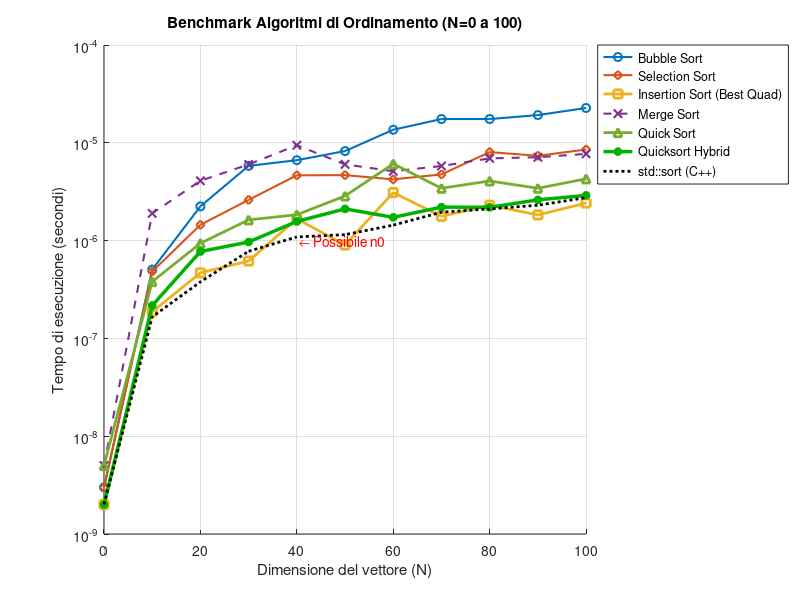

Write the MATLAB code that produced this figure.
% Dimensioni del vettore (N)
n = [0, 10, 20, 30, 40, 50, 60, 70, 80, 90, 100];

% --- DATI DELLA TUA TABELLA LATEX ---
bubble    = [3e-09, 5.06e-07, 2.24e-06, 5.81e-06, 6.64e-06, 8.23e-06, 1.36e-05, 1.75e-05, 1.75e-05, 1.92e-05, 2.27e-05];
insertion = [2e-09, 1.87e-07, 4.68e-07, 6.18e-07, 1.67e-06, 9.01e-07, 3.10e-06, 1.77e-06, 2.30e-06, 1.83e-06, 2.42e-06];
selection = [3e-09, 4.83e-07, 1.45e-06, 2.61e-06, 4.65e-06, 4.67e-06, 4.23e-06, 4.75e-06, 8.04e-06, 7.36e-06, 8.54e-06];
quick     = [5e-09, 3.81e-07, 9.39e-07, 1.63e-06, 1.84e-06, 2.86e-06, 6.10e-06, 3.43e-06, 4.07e-06, 3.43e-06, 4.28e-06];
merge     = [5e-09, 1.90e-06, 4.09e-06, 6.01e-06, 9.44e-06, 6.02e-06, 5.12e-06, 5.79e-06, 6.93e-06, 7.12e-06, 7.70e-06];
hybrid    = [2e-09, 2.17e-07, 7.73e-07, 9.68e-07, 1.57e-06, 2.11e-06, 1.73e-06, 2.20e-06, 2.19e-06, 2.61e-06, 2.90e-06];

% Per std_sort, siccome non era in tabella, usiamo i valori del tuo ultimo codice 
% che sono coerenti con una scala corretta
std_sort  = [2.01e-9, 1.66e-7, 3.79e-7, 7.78e-7, 1.09e-6, 1.15e-6, 1.44e-6, 1.95e-6, 2.11e-6, 2.30e-6, 2.75e-6];

% --- CREAZIONE DEL GRAFICO ---
figure('Color', 'w');
hold on;

plot(n, bubble,    '-o', 'LineWidth', 1.5, 'DisplayName', 'Bubble Sort');
plot(n, selection, '-d', 'LineWidth', 1.5, 'DisplayName', 'Selection Sort');
plot(n, insertion, '-s', 'LineWidth', 2.0, 'DisplayName', 'Insertion Sort (Best Quad)');
plot(n, merge,     '--x', 'LineWidth', 1.5, 'DisplayName', 'Merge Sort');
plot(n, quick,     '-^',  'LineWidth', 2.0, 'DisplayName', 'Quick Sort');
plot(n, hybrid,    '-*',  'LineWidth', 2.5, 'Color', [0 0.7 0], 'DisplayName', 'Quicksort Hybrid');
plot(n, std_sort,  ':k',  'LineWidth', 2.0, 'DisplayName', 'std::sort (C++)');

% Formattazione
grid on;
set(gca, 'YScale', 'log'); 
xlabel('Dimensione del vettore (N)');
ylabel('Tempo di esecuzione (secondi)');
title('Benchmark Algoritmi di Ordinamento (N=0 a 100)');
legend('Location', 'bestoutside');
text(40, 1e-6, ' \leftarrow Possibile n0', 'FontSize', 10, 'Color', 'r');
